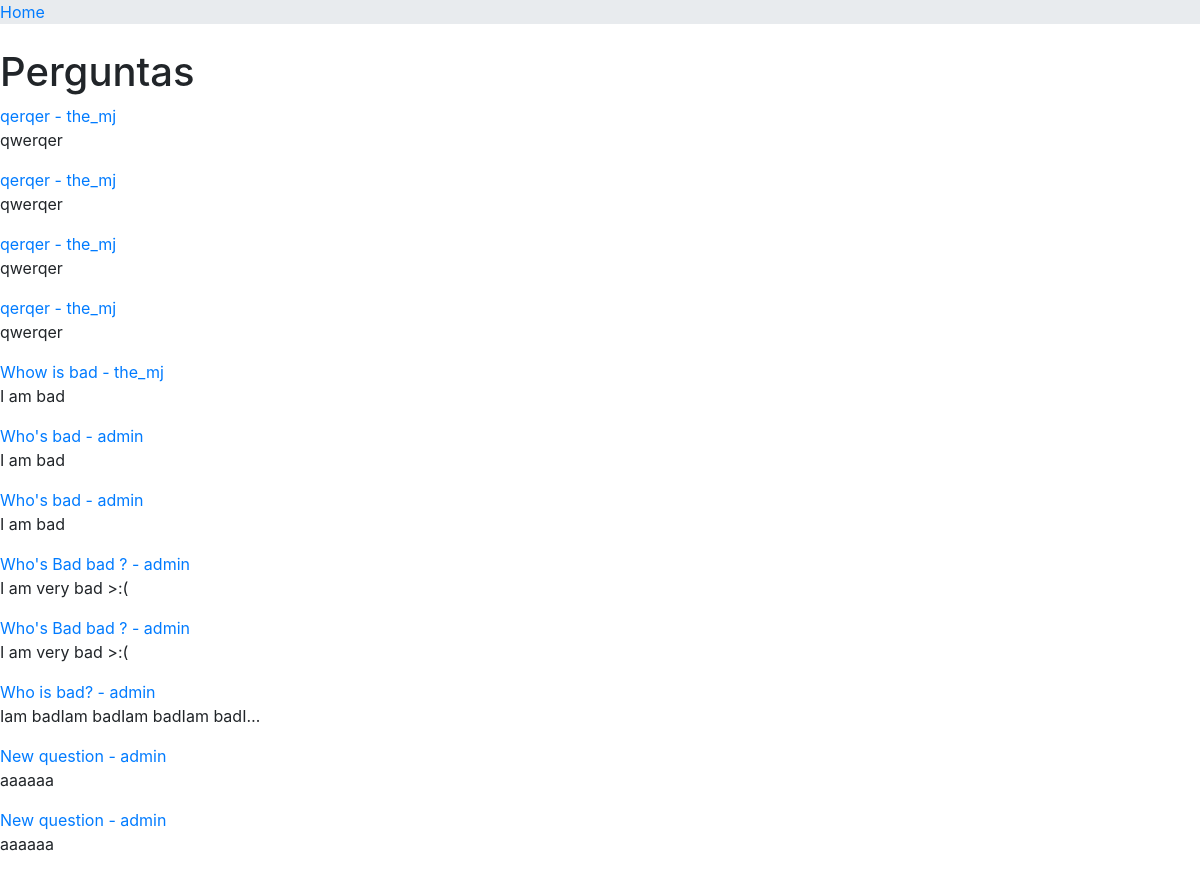
The page /post/list/ (signed in) on the database as committed earlier.
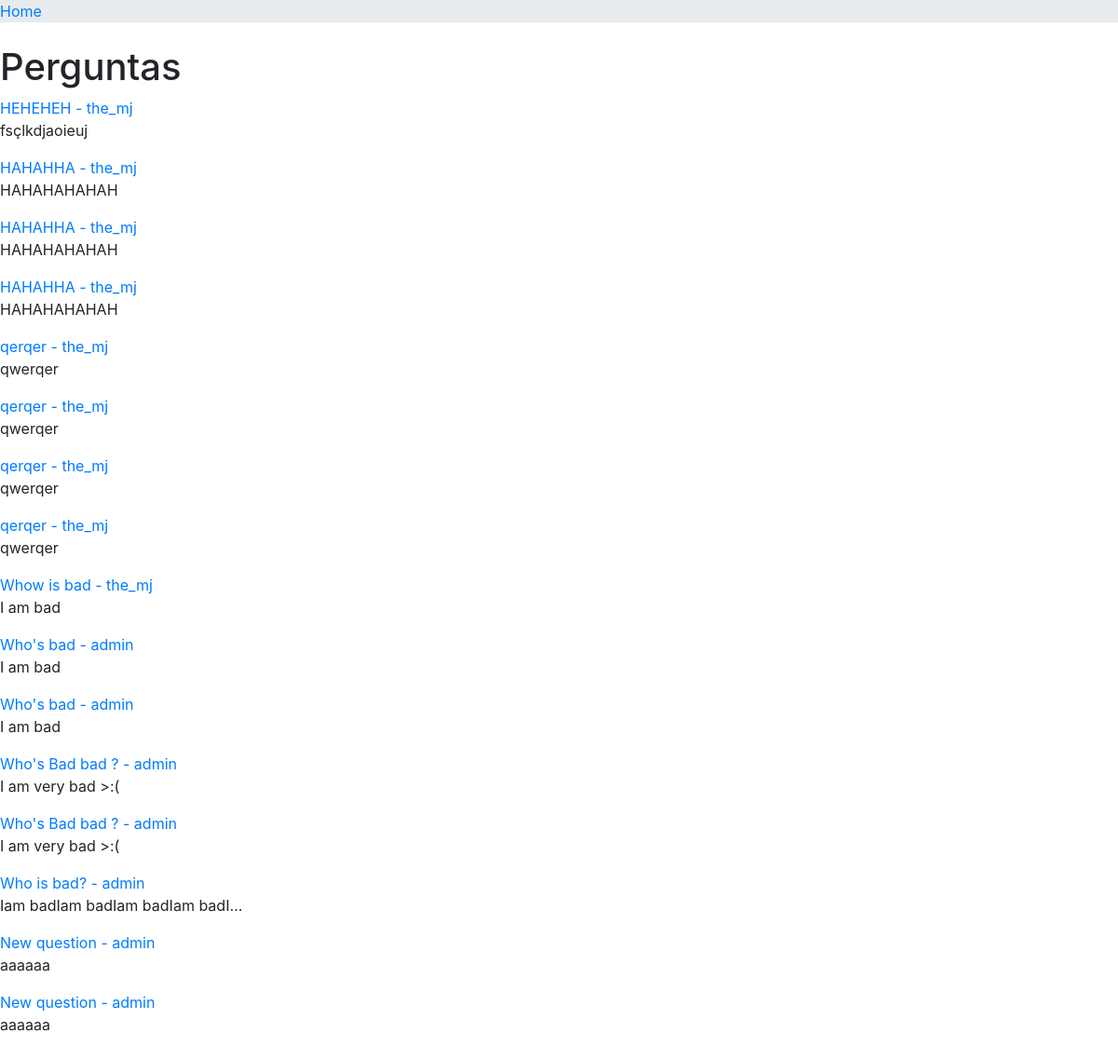
The same page on the database as committed later.
### posts/models.py (models this page shows, shortened)
class Question(models.Model):
    user = models.ForeignKey(User, on_delete = models.CASCADE)
    title = models.CharField(max_length = 100)
    description = models.TextField()
    date = models.DateField(default = timezone.now)
    tags = models.CharField(max_length= 90)

### posts/views.py (the view)
# urls.py: path('list/', QuestionListView.as_view(
class QuestionListView(LoginRequiredMixin ,ListView):
    model = Question
    context_object_name = 'questions'
    ordering = ['-date']

### templates/posts/post_list.html (shortened to what this page needs)
{% extends 'login/base.html' %}
{% block content %}
    <h1>Perguntas</h1>
    {% for question in questions %}
        <div>
            <div>
                <a href ="{% url 'post_detail' pk=question.pk %}">
                    {{ question.title }} - {{ question.user.username }}
                </a>
            </div>
            <div>
                <p>{{ question.description | truncatechars:30}}</p>
            </div>
        </div>
    {% endfor %}
{% endblock content %}

### templates/login/base.html (shortened to what this page needs)
<!DOCTYPE html>
<html lang="en">
<head>
  <link rel="stylesheet" href="https://maxcdn.bootstrapcdn.com/bootstrap/4.0.0/css/bootstrap.min.css">
</head>
<body cz-shortcut-listen="true" style= "background-color: #90c9ee" >
  <nav clas = "navbar navbar-light bg-light" style= "background-color: #eeee">
    <a href ="{% url 'home' %}">Home</a>
  </nav>
  <main role= "main" class= "w3-container md-8" style = "background-color: white">
    <div class="row justify-content-md-" >
      <div class="col-md-6 column rounded ui-sortable">
          <br>
          {% block content %}{% endblock content %}
          <br>
      </div>
    </div>
  </main>
</body>
</html>

Rows that differ between the two databases and show on the page:
added Question: title "HEHEHEH", user.username "the_mj", description "fsçlkdjaoieuj"
added Question: title "HAHAHHA", user.username "the_mj", description "HAHAHAHAHAH"
added Question: title "HAHAHHA", user.username "the_mj", description "HAHAHAHAHAH"
added Question: title "HAHAHHA", user.username "the_mj", description "HAHAHAHAHAH"
